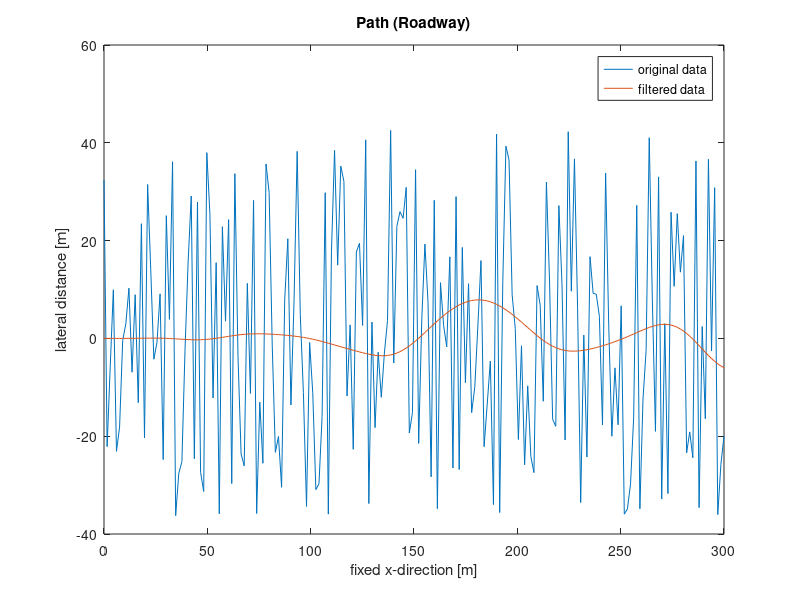
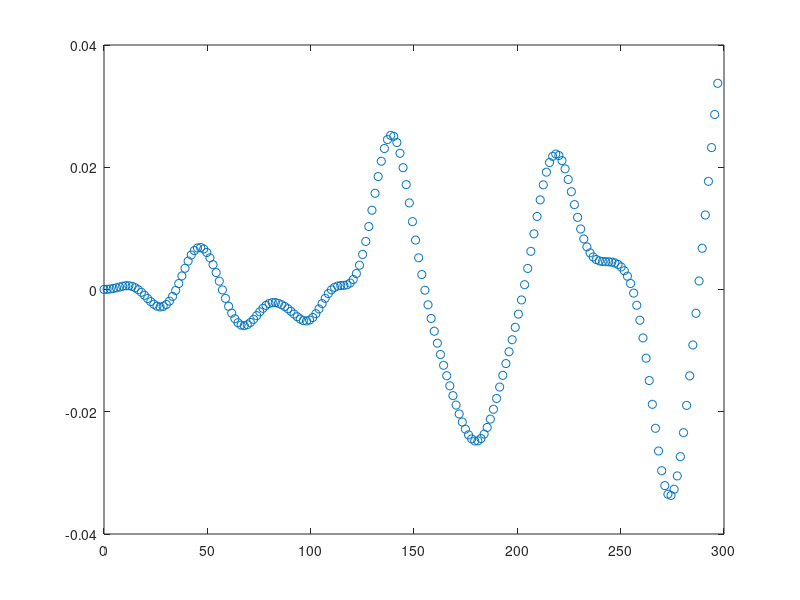
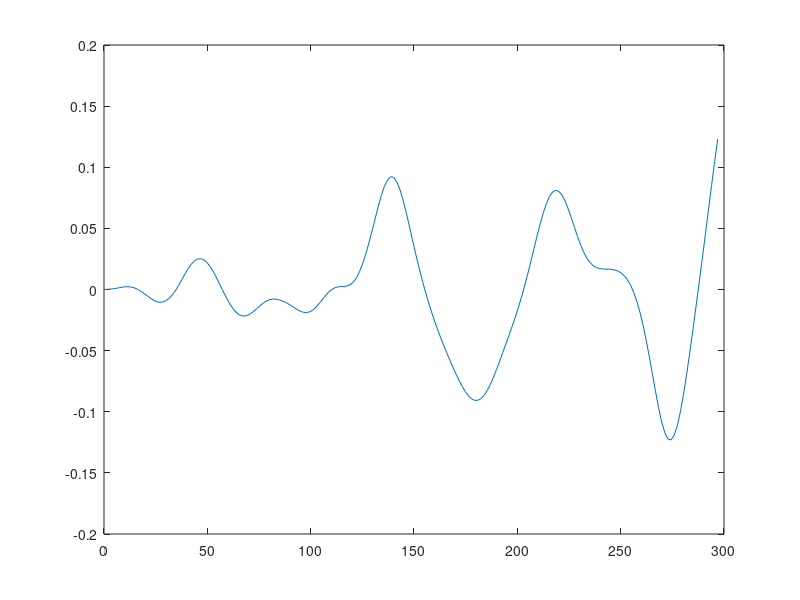
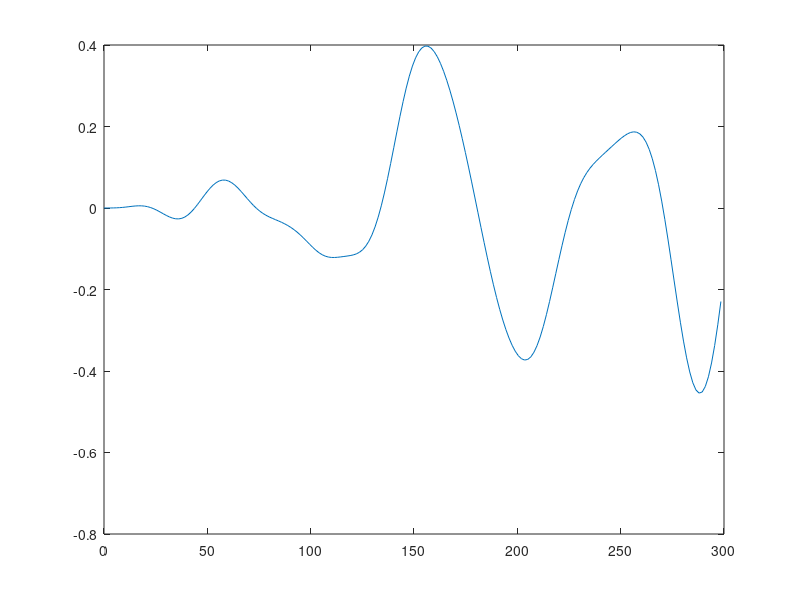

MATLAB code for these plots, in order:
% ButterFil.m
% Butterworth filtered path generation
% A path is generated w.r.t. random numbers
% These random numbers are filtered in such a way that the result is a
% smooth trackable path

%clear all;
clc;

%n = 91;
n = 200;
t=linspace(0,50,n);
v = 6;
x = v*t;

y = 80*rand(size(x));
% Offset elimination
y = y - mean(y);
% Butterworth Filter
%[b,a] = butter(5,0.12);
[b,a] = butter(7,0.05);

f = filter(b,a,y);
figure(1)
plot(x, y, x, f)
title('Path (Roadway)');
xlabel('fixed x-direction [m]');
ylabel('lateral distance [m]');
legend('original data', 'filtered data')

%% Calculte the real path length
% until now the traveled path of the motorcycle is calculated via
% x = v*t
% Thus the function just valid for very small lateral deviations (y-values)
path(1) = 0;
for i = 2:length(x)
    l(i) = sqrt( (x(i)-x(i-1))^2 + (f(i)-f(i-1))^2 );
    path(i) = path(i-1) + l(i);
end

%% Curvature calcutlation
% symbolic precalculation

delta = x(2)-x(1);
en = diff(f, 2)/delta^2;
den = sqrt(1 + (diff(f)/delta).^2 ).^3;

C = en./den(1:n-2);
figure(2)
plot(x(1:n-2), C, 'o')

%% motorcycle lean angle
g = 9.81;
phi = atan(v^2*C/g);
figure(3)
plot(x(1:n-2), phi)

%% Path angle calculation
psi = diff(f)/delta;
figure(4)
plot(x(1:n-1), psi)

%% store path and curvature in table functions
% Positon Table
pos_tab = [path(1:n-2)', f(1:n-2)'];
save('Position.mat', 'pos_tab', '-v4');

% Curvature Table
cur_tab = [path(1:n-2)', C(1:n-2)'];
save('Curvature.mat', 'cur_tab', '-v4');

% Lean Angle
lean_tab = [path(1:n-2)', phi(1:n-2)'];
save('LeanAngle.mat', 'lean_tab', '-v4');

% yaw angle
yaw_tab = [path(1:n-2)', psi(1:n-2)'];
save('YawAngle.mat', 'yaw_tab', '-v4');
